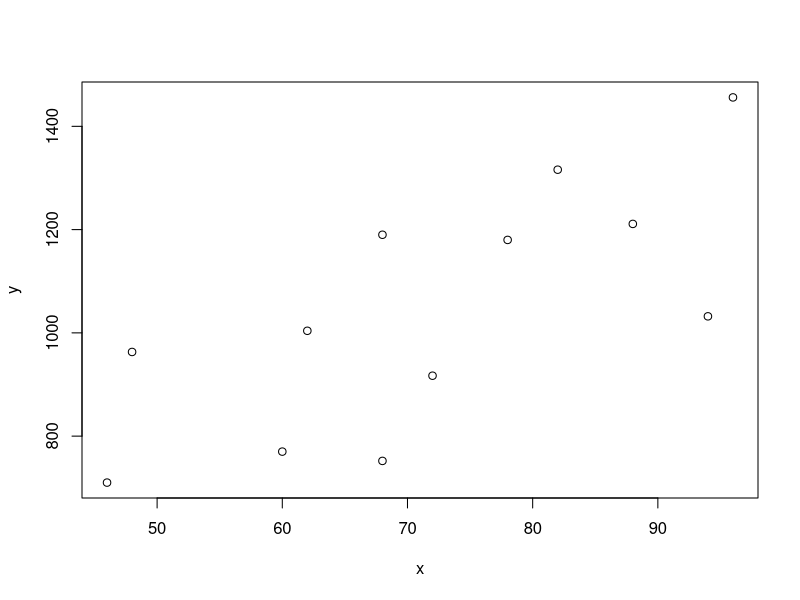

Generate this figure with R:
# Linear_Reg_1.R
# linear reg (example from lecture)
x <- c(68,88,62,72,60,96,78,46,82,94,68,48)
y <- c(1190,1211,1004,917,770,1456,1180,710,1316,1032,752,963)
(a <- data.frame(x,y))
plot(x,y)
?lm
aa <- lm(y~x, data = a)
aa
summary(aa)
anova(aa)
qf(0.95,1,10)
aaa <- aov(aa)
summary(aaa)
